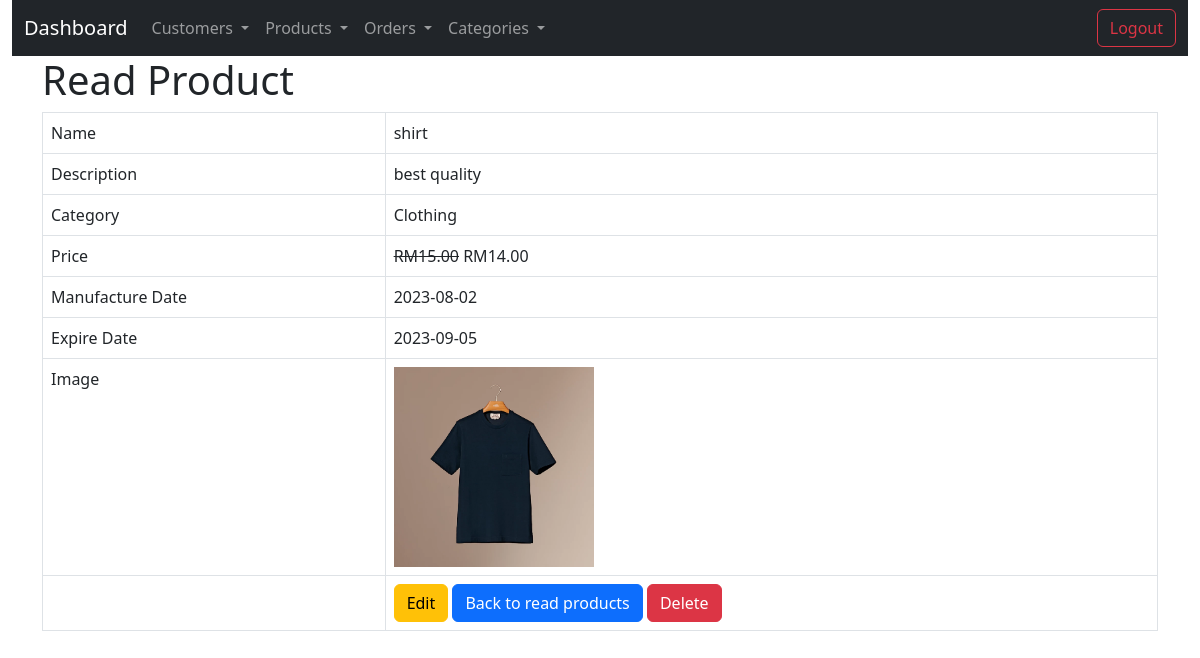
Screenshot of /product_read_one.php?id=21 with the database file from the repository.
### tables this page shows
CREATE TABLE IF NOT EXISTS `products` (
  `id` int(11) NOT NULL AUTO_INCREMENT,
  `name` varchar(128) NOT NULL,
  `description` text NOT NULL,
  `categoryID` int(1) NOT NULL,
  `price` varchar(11) NOT NULL,
  `Promotion_price` varchar(11) NOT NULL,
  `image` blob NOT NULL,
  `manufacture_date` date NOT NULL,
  `expire_date` date DEFAULT NULL,
  `created` datetime NOT NULL,
  `modified` timestamp NOT NULL DEFAULT CURRENT_TIMESTAMP,
  PRIMARY KEY (`id`)
);

CREATE TABLE IF NOT EXISTS `product_category` (
  `categoryID` int(11) NOT NULL AUTO_INCREMENT,
  `category_name` varchar(30) NOT NULL,
  `description` varchar(255) NOT NULL,
  PRIMARY KEY (`categoryID`)
);

### product_read_one.php (the view, shortened to what this page needs)
<!DOCTYPE HTML>
<html>
<head>
    <link href="https://cdn.jsdelivr.net/npm/bootstrap@5.3.0/dist/css/bootstrap.min.css" rel="stylesheet">
    <script src="https://cdn.jsdelivr.net/npm/bootstrap@5.3.0/dist/js/bootstrap.bundle.min.js"></script></head>
<?php
include 'navbar.php';
?>
<body>
    <div class="container">
        <div class="page-header">
            <h1>Read Product</h1>
        </div>
        <?php
        $id = isset($_GET['id']) ? $_GET['id'] : die('ERROR: Record ID not found.');
        include 'config_folder/database.php';
        try {
            $query = "SELECT p.id, p.name, p.description, p.categoryID, c.category_name, p.price, p.promotion_price, p.image, p.manufacture_date, p.expire_date
                      FROM products p
                      INNER JOIN product_category c ON p.categoryID = c.categoryID
                      WHERE p.id = ?";
            $stmt = $con->prepare($query);
            $stmt->bindParam(1, $id);
            $stmt->execute();
            $row = $stmt->fetch(PDO::FETCH_ASSOC);
            $name = $row['name'];
            $description = $row['description'];
            $price = floatval(str_replace("RM", "", $row['price']));
            $promotion_price = floatval(str_replace("RM", "", $row['promotion_price']));
            $f_price = "RM" . number_format($price, 2);
            if ($promotion_price > 0) {
                $f_price = "<span class='text-decoration-line-through'>" . "RM" . number_format($price, 2) . "</span>" . ' ' . "RM" . number_format($promotion_price, 2);
            }
            $image = $row['image'];
            $category_name = $row['category_name'];
            $manufacture_date = $row['manufacture_date'];
            $expire_date = $row['expire_date'];
        }
        catch (PDOException $exception) {
            die('ERROR: ' . $exception->getMessage());
        }
        ?>
        <table class='table table-hover table-responsive table-bordered'>
            <tr>
                <td>Name</td>
                <td>
                    <?php echo htmlspecialchars($name, ENT_QUOTES); ?>
                </td>
            </tr>
            <tr>
                <td>Description</td>
                <td>
                    <?php echo htmlspecialchars($description, ENT_QUOTES); ?>
                </td>
            </tr>
            <tr>
                <td>Category</td>
                <td>
                    <?php echo htmlspecialchars($category_name, ENT_QUOTES); ?>
                </td>
            </tr>
            <tr>
                <td>Price</td>
                <td>
                    <?php echo $f_price; ?>
                </td>
            </tr>
            <tr>
                <td>Manufacture Date</td>
                <td>
                    <?php echo htmlspecialchars($manufacture_date, ENT_QUOTES); ?>
                </td>
            </tr>
            <tr>
                <td>Expire Date</td>
                <td>
                    <?php echo htmlspecialchars($expire_date, ENT_QUOTES); ?>
                </td>
            </tr>
            <tr>
                <td>Image</td>
                <td>
                    <?php
                    if (!empty($image)) {
                        echo "<img src='image/$image' alt='Product Image' style='max-width: 200px;' />";
                    } else {
                        echo "<img src='ProductComingSoon.jpg/$image' alt='Product Coming Soon' style='max-width: 200px;' />";
                    }
                    ?>
                </td>
            </tr>
            <tr>
                <td></td>
                <td>
                <a href='product_update.php?id=<?php echo $id; ?>' class='btn btn-warning m-r-1em'>Edit</a>
                <a href='product_index.php' class='btn btn-primary'>Back to read products</a>
                <a href='Order_delete.php?order_id=<?php echo $id; ?>' onclick='return confirm("Are you sure you want to delete this order?");' class='btn btn-danger'>Delete</a>
                </td>
            </tr>
        </table>
    </div>
</body>
</html>

### rows the page displays
products: name "shirt", description "best quality", categoryID.category_name "Clothing", price "15.00", Promotion_price "14.00", manufacture_date "2023-08-02", expire_date "2023-09-05", image (picture)
